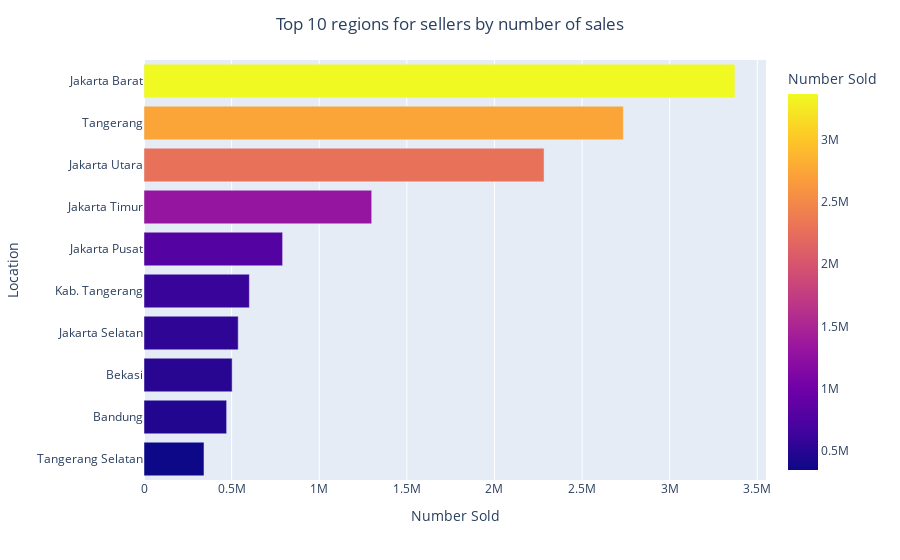

Here is the notebook cell this chart was saved with:
### Markdown cell above
### Top 10 regions for sellers by number of sales

### Code cell
df1 = pd.DataFrame(df.groupby('Location')['Number Sold'].sum().reset_index())
df1.columns = ['Location', 'Number Sold']
sort_df = df1.sort_values(['Number Sold'],ascending=True)

fig = px.bar(sort_df.iloc[-10:,:], y='Location', x='Number Sold', color='Number Sold')
fig.update_layout(title_text='Top 10 regions for sellers by number of sales', title_x=0.5)
fig.show()

### Figure 1 — Plotly figure (JSON) as saved in the notebook; plotly's stock layout.template omitted (floating-point values rounded to 4 significant figures)
{"data": [{"alignmentgroup": "True", "hovertemplate": "Number Sold=%{marker.color}<br>Location=%{y}<extra></extra>", "legendgroup": "", "marker": {"color": [342335, 471647, 502962, 537652, 601295, 791102, 1299444, 2283100, 2735626, 3372215], "coloraxis": "coloraxis", "pattern": {"shape": ""}}, "name": "", "offsetgroup": "", "orientation": "h", "showlegend": false, "textposition": "auto", "type": "bar", "x": [342335, 471647, 502962, 537652, 601295, 791102, 1299444, 2283100, 2735626, 3372215], "xaxis": "x", "y": ["Tangerang Selatan", "Bandung", "Bekasi", "Jakarta Selatan", "Kab. Tangerang", "Jakarta Pusat", "Jakarta Timur", "Jakarta Utara", "Tangerang", "Jakarta Barat"], "yaxis": "y"}], "layout": {"barmode": "relative", "coloraxis": {"colorbar": {"title": {"text": "Number Sold"}}, "colorscale": [[0, "#0d0887"], [0.1111, "#46039f"], [0.2222, "#7201a8"], [0.3333, "#9c179e"], [0.4444, "#bd3786"], [0.5556, "#d8576b"], [0.6667, "#ed7953"], [0.7778, "#fb9f3a"], [0.8889, "#fdca26"], [1, "#f0f921"]]}, "legend": {"tracegroupgap": 0}, "margin": {"t": 60}, "title": {"text": "Top 10 regions for sellers by number of sales", "x": 0.5}, "xaxis": {"anchor": "y", "domain": [0, 1], "title": {"text": "Number Sold"}}, "yaxis": {"anchor": "x", "domain": [0, 1], "title": {"text": "Location"}}}}
